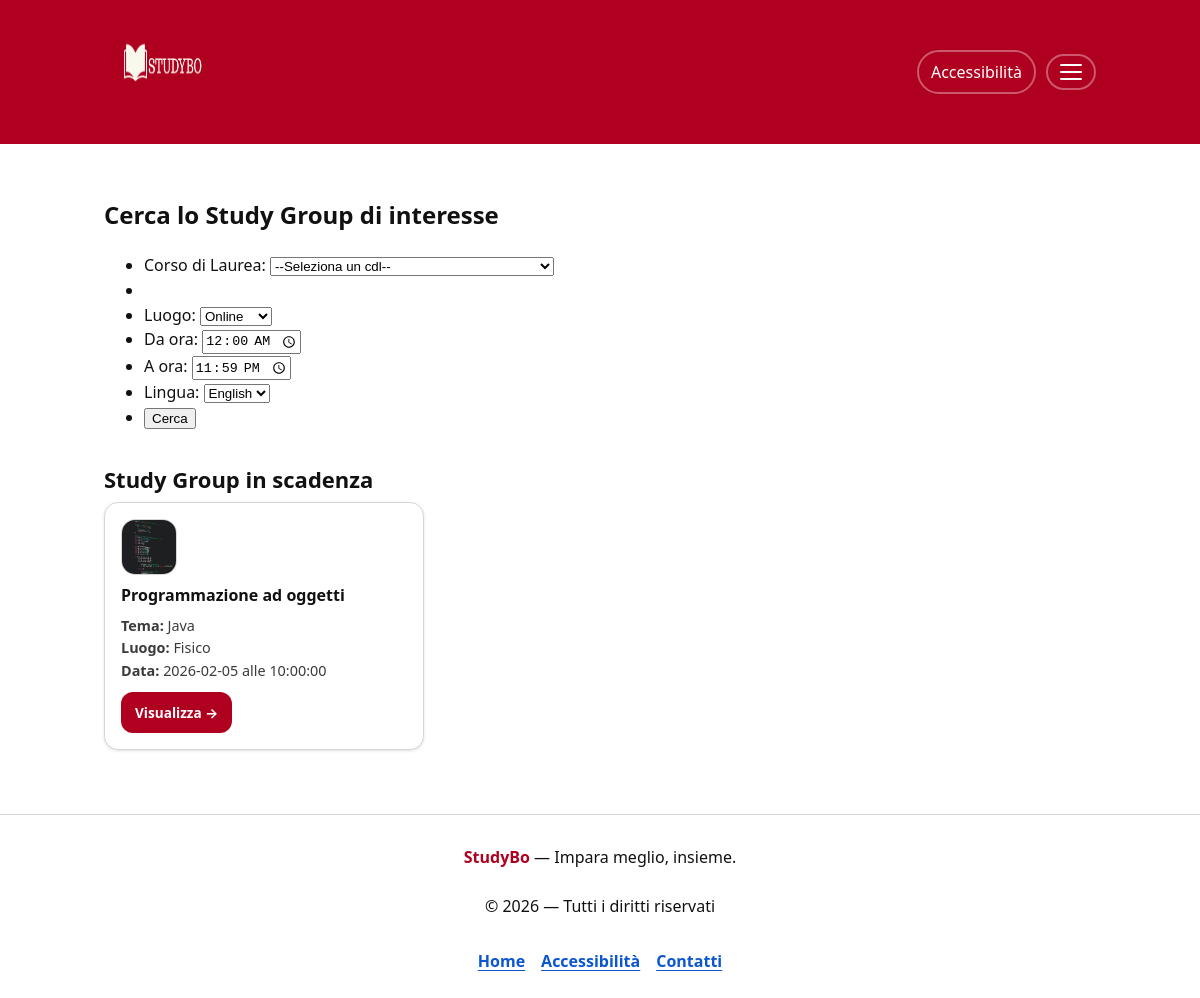
/cercastudygroup.php, run on the app's committed database.
### tables this page shows
CREATE TABLE `studygroup` (
  `idcdl` int(11) NOT NULL,
  `idesame` int(11) NOT NULL,
  `idstudygroup` int(11) NOT NULL,
  `idlingua` char(5) NOT NULL,
  `tema` char(30) NOT NULL,
  `luogo` char(20) NOT NULL,
  `dettaglioluogo` text NOT NULL,
  `data` date NOT NULL,
  `ora` time NOT NULL,
  `amministratoresg` char(100) NOT NULL
);

CREATE TABLE `esame` (
  `idcdl` int(11) NOT NULL,
  `idesame` int(11) NOT NULL,
  `nomeesame` char(100) NOT NULL,
  `annoesame` int(11) NOT NULL,
  `imgesame` char(100) NOT NULL,
  `principale` tinyint(1) NOT NULL
);

### cercastudygroup.php (called while the page is built, shortened)
<?php
require_once 'bootstrap.php';
$templateParams["titolo"] = "StudyBo - Elenco Study Group";
$templateParams["nome"] = "form-sg.php";
$templateParams["studygroupscadenza"] = $dbh->getStGrScad();
$templateParams["numstudygr"] = $dbh->getStGrAtt();
if(isset($_SESSION["username"])){
    $templateParams["amministratore"] = $dbh->isAdmin($_SESSION["username"])[0]["amministratore"];
    $templateParams["nomeutente"] = $dbh->getNameUser($_SESSION["username"])[0]["nome"];
    $templateParams["idcdl"] = $dbh->getUser($_SESSION["username"])[0]["idcdl"];
    $templateParams["esami"] = $dbh->getEsamiByIdCdl($templateParams["idcdl"]);
} else {
    $templateParams["amministratore"] = 9;
    $templateParams["nomeutente"] = "";
    $templateParams["cdl"] = $dbh->getCdl();
}
$templateParams["js"] = array("js/studygroup.js");
$templateParams["lingua"] = $dbh->getLingua();
require 'template/base.php';
?>

### db/DatabaseHelper.php (called while the page is built, shortened)
<?php
class DatabaseHelper {
    private $db;
    public function __construct($servername, $username, $password, $dbname, $port){
        $this->db = new mysqli($servername, $username, $password, $dbname, $port);
    }
    public function getAllCdl(){ return $this->db->query("SELECT * FROM cdl ORDER BY nomecdl")->fetch_all(MYSQLI_ASSOC); }
    public function getStGrScad(){
        return $this->db->query("SELECT S.*, E.nomeesame, E.imgesame FROM studygroup S JOIN esame E ON S.idesame = E.idesame WHERE S.data = CURRENT_DATE ORDER BY S.ora")->fetch_all(MYSQLI_ASSOC);
    }
    public function getStGrAtt(){
        return $this->db->query("SELECT idcdl, idesame FROM studygroup WHERE data >= CURRENT_DATE GROUP BY idcdl, idesame")->fetch_all(MYSQLI_ASSOC);
    }
    public function getLingua(){ return $this->db->query("SELECT * FROM lingua")->fetch_all(MYSQLI_ASSOC); }
    public function getCdl(){
        return $this->getAllCdl();
    }
}
?>

### bootstrap.php (called while the page is built, shortened)
<?php
require_once 'db/DatabaseHelper.php';
require_once("utils/functions.php");
$dbh = new DatabaseHelper(DB_HOST, DB_USER, DB_PASS, DB_NAME, DB_PORT);
?>

### utils/functions.php (called while the page is built, shortened)
<?php
function e($string) {
    return htmlspecialchars((string)$string, ENT_QUOTES, 'UTF-8');
}
?>

### template/form-sg.php (the view, shortened to what this page needs)
<section class="cerca-sg">
    <div class="formsg">
        <h2>Cerca lo Study Group di interesse</h2>
    <form action="" method="GET">
        <ul>
            <?php if(!empty($_SESSION["username"])): ?>
                <input type="hidden" id="idcdl" name="idcdl" value="<?php echo $templateParams["idcdl"]; ?>"/>
                <li>
                    <label for="idesame" name="idesame">Esame: </label><select name="idesame" id="idesame">
                    <?php foreach($templateParams["esami"] as $esame): ?>
                        <option value="<?php echo $esame["idesame"]; ?>"><?php echo $esame["nomeesame"]; ?></option>
                    <?php endforeach; ?>
                    </select>
                </li>
            <?php else: ?>
                <li>
                    <label for="idcdl" name="idcdl">Corso di Laurea: </label><select onchange="addEsami()" name="idcdl" id="idcdl">
                        <option value="">--Seleziona un cdl--</option>
                    </select>
                </li>
                <li>
                </li>
            <?php endif; ?>
            <li>
                <label for="luogo" name="luogo">Luogo: </label><select name="luogo" id="luogo">
                    <option value="Online">Online</option>
                </select>
            </li>
            <li>
                <label for="daora" name="daora">Da ora: </label><input id="daora" name="daora" value="00:00" type="time"/>
            </li>
            <li>
                <label for="aora" name="aora">A ora: </label><input id="aora" name="aora" value="23:59" type="time"/>
            </li>
            <li>
                <label for="idlingua" name="idlingua">Lingua: </label><select name="idlingua" id="idlingua">
                    <?php foreach($templateParams["lingua"] as $lingua): ?>
                        <option value="<?php echo $lingua["idlingua"]; ?>"><?php echo $lingua["descrizionelingua"]; ?></option>
                    <?php endforeach; ?>
                </select>
            </li>
            <li><input type="submit" name="submit" value="Cerca"/></li>
        </ul>
    </form>
    </div>
</section>

### template/base.php (shortened to what this page needs)
<!DOCTYPE html>
<html lang="it">
<head>
    <link rel="stylesheet" href="style.css?v=1.1"/>
    </head>
<body onload="typeof checkNotifica === 'function' && checkNotifica()">
    <?php include __DIR__ . '/../header.php'; ?>
    <main class="pagina" id="contenuto">
        <?php
        if (isset($templateParams["nome"])) {
            $view = __DIR__ . '/' . ltrim($templateParams["nome"], '/\\');
            require $view;
        }
        ?>
        <?php if(isset($templateParams["studygroupscadenza"]) && !empty($templateParams["studygroupscadenza"])): ?>
        <section class="sezione" aria-labelledby="scadenze-sidebar-title">
            <div class="section-head">
                <h2 id="scadenze-sidebar-title">Study Group in scadenza</h2>
            </div>
            <div class="griglia-corsi">
                <?php foreach($templateParams["studygroupscadenza"] as $cardstudygr): ?>
                    <article class="card-corso">
                        <div class="card-icon">
                            <img src="img/esami/<?php echo $cardstudygr["imgesame"]; ?>" alt="">
                        </div>
                        <h3 class="card-title"><?php echo e($cardstudygr["nomeesame"]); ?></h3>
                        <ul class="card-meta">
                            <li><strong>Tema:</strong> <?php echo e($cardstudygr["tema"]); ?></li>
                            <li><strong>Luogo:</strong> <?php echo e($cardstudygr["luogo"]); ?></li>
                            <li><strong>Data:</strong> <?php echo e($cardstudygr["data"]); ?> alle <?php echo e($cardstudygr["ora"]); ?></li>
                        </ul>
                        <a class="btn-primary btn-small" href="studygroup.php?idcdl=<?php echo $cardstudygr["idcdl"]; ?>&idesame=<?php echo $cardstudygr["idesame"]; ?>&idstudygroup=<?php echo $cardstudygr["idstudygroup"]; ?>">Visualizza →</a>
                    </article>
                <?php endforeach; ?>
            </div>
        </section>
        <?php endif; ?>
    </main>
    <?php include __DIR__ . '/../footer.php'; ?>
</body>
</html>

### style.css (style rules this page uses)
:root { --bg: #ffffff; --text: #111111; --muted: #3b3b3b; --border: #d6d6d6; --surface: #ffffff; --surface-2: #fafafa; --light-gray: #f7f7f7; --brand-dark: #8b0018; --text-main: var(--text); --text-muted: var(--muted); --bg-white: var(--bg); --footer-bg: var(--bg); --brand: #B00020; --brand-contrast: #ffffff; --link: #0b57d0; --radius: 14px; --shadow: 0 1px 3px rgba(0,0,0,.12); --maxw: 1040px; --font: system-ui, -apple-system, Segoe UI, Roboto, Arial, sans-serif; --font-scale: 1; --space-1: 8px; --space-2: 12px; --space-3: 16px; --space-4: 24px; --space-5: 32px; }
* { box-sizing: border-box; }
html { font-size: calc(16px * var(--font-scale)); font-family: var(--font); color: var(--text); background: var(--bg); }
body { margin: 0; line-height: 1.55; }
img { max-width: 100%; height: auto; display: block; }
a { color: var(--link); text-underline-offset: 3px; }
.pagina { max-width: var(--maxw); margin: 0 auto; padding: var(--space-5) var(--space-4); }
.btn-primary { background: var(--brand); color: var(--brand-contrast); border: 2px solid transparent; border-radius: 12px; padding: 12px 14px; cursor: pointer; font-weight: 700; text-decoration: none; display: inline-block; }
.btn-small { display: inline-block; padding: 10px 12px; text-decoration: none; }
.sezione { margin-top: var(--space-5); }
.section-head h2 { margin: 0 0 6px 0; font-size: 22px; }
.griglia-corsi { display: grid; grid-template-columns: repeat(3, minmax(0, 1fr)); gap: var(--space-3); }
.card-corso, .card-scadenza { border: 1px solid var(--border); border-radius: var(--radius); box-shadow: var(--shadow); background: #fff; padding: var(--space-3); overflow: hidden; }
.card-icon { width: 56px; height: 56px; border-radius: 14px; border: 1px solid var(--border); overflow: hidden; margin-bottom: 10px; }
.card-icon img { width: 100%; height: 100%; object-fit: cover; }
.card-title { margin: 0 0 6px 0; font-size: 16px; line-height: 1.25; }
.card-meta { margin: 0 0 4px 0; color: var(--muted); }
.card-meta { margin: 10px 0; font-size: 0.9rem; color: var(--muted); }
ul.card-meta, ol.card-meta { list-style: none; padding: 0; }
.btn-small { padding: 8px 12px; font-size: 0.85rem; }

### data on the page
studygroup: esame.imgesame (picture), esame.nomeesame "Programmazione ad oggetti", tema "Java", luogo "Fisico", data "2026-02-05", ora "10:00:00"

### other printed values
form field idlingua "English"
